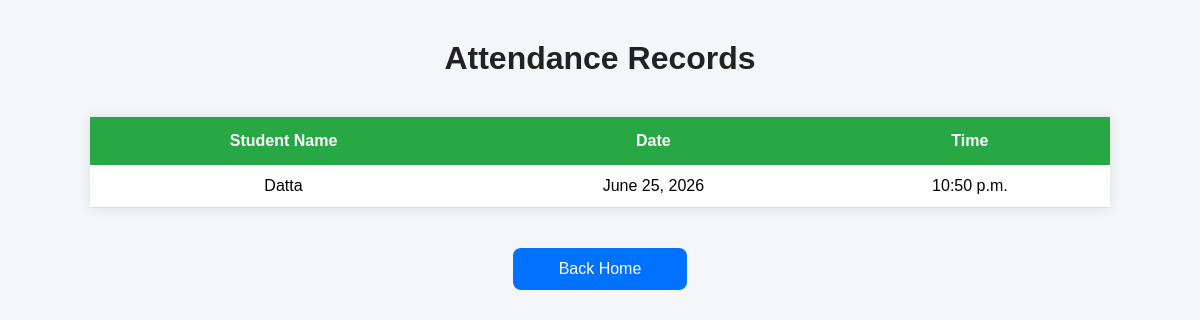
Page /attendance-records/ on the earlier database version.
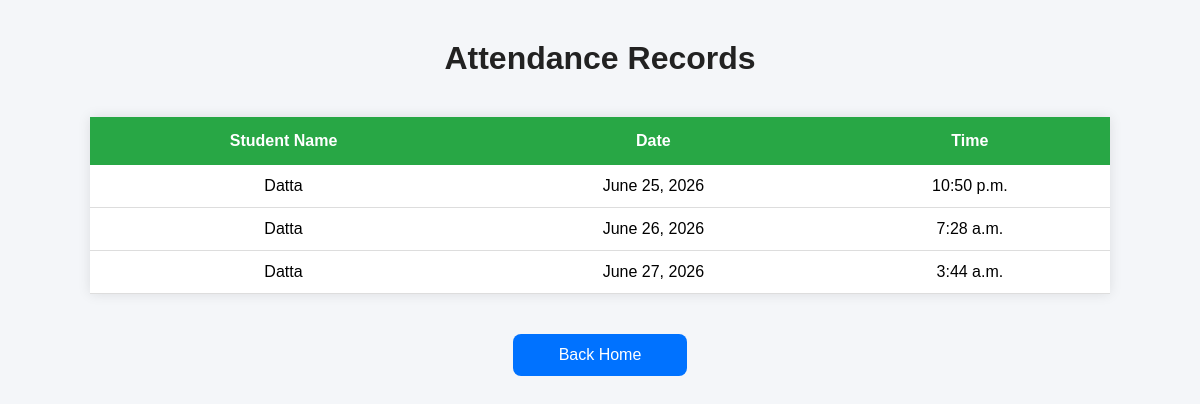
Same page on the later database version.
### attendance/models.py (models this page shows, shortened)
class Attendance(models.Model):
    student = models.ForeignKey(Student, on_delete=models.CASCADE)
    date = models.DateField(default=timezone.now)
    time = models.TimeField(default=timezone.now)

class Student(models.Model):
    name = models.CharField(max_length=100)
    roll_number = models.CharField(max_length=20)
    department = models.CharField(max_length=50)

### attendance/views.py (the view)
# urls.py: path("attendance-records/", views.attendance_records, name="attendance_records"),
def attendance_records(request):
    records = Attendance.objects.all()
    return render(request, "attendance_records.html", {"records": records})

### templates/attendance_records.html (shortened to what this page needs)
<!DOCTYPE html>
<html>
<head>
</head>
<body>
    <h1>Attendance Records</h1>
    <table>
        <tr>
            <th>Student Name</th>
            <th>Date</th>
            <th>Time</th>
        </tr>
        {% for record in records %}
        <tr>
            <td>{{ record.student.name }}</td>
            <td>{{ record.date }}</td>
            <td>{{ record.time }}</td>
        </tr>
        {% endfor %}
    </table>
    <a href="/" class="back">Back Home</a>
</body>
</html>

### templates/attendance_records.html (style rules this page uses)
body { margin: 0; font-family: Arial; background: #f4f6f9; }
h1 { text-align: center; margin-top: 40px; color: #222; }
table { width: 85%; margin: 40px auto; border-collapse: collapse; background: white; box-shadow: 0 0 12px rgba(0, 0, 0, 0.1); }
th { background: #28a745; color: white; padding: 15px; }
td { text-align: center; padding: 12px; border-bottom: 1px solid #ddd; }
.back { display: block; width: 150px; margin: 20px auto; text-align: center; padding: 12px; background: #0072ff; color: white; text-decoration: none; border-radius: 8px; }

Differences in the rows shown:
added Attendance: student.name "Datta", date "June 26, 2026", time "7:28 a.m."
added Attendance: student.name "Datta", date "June 27, 2026", time "3:44 a.m."
